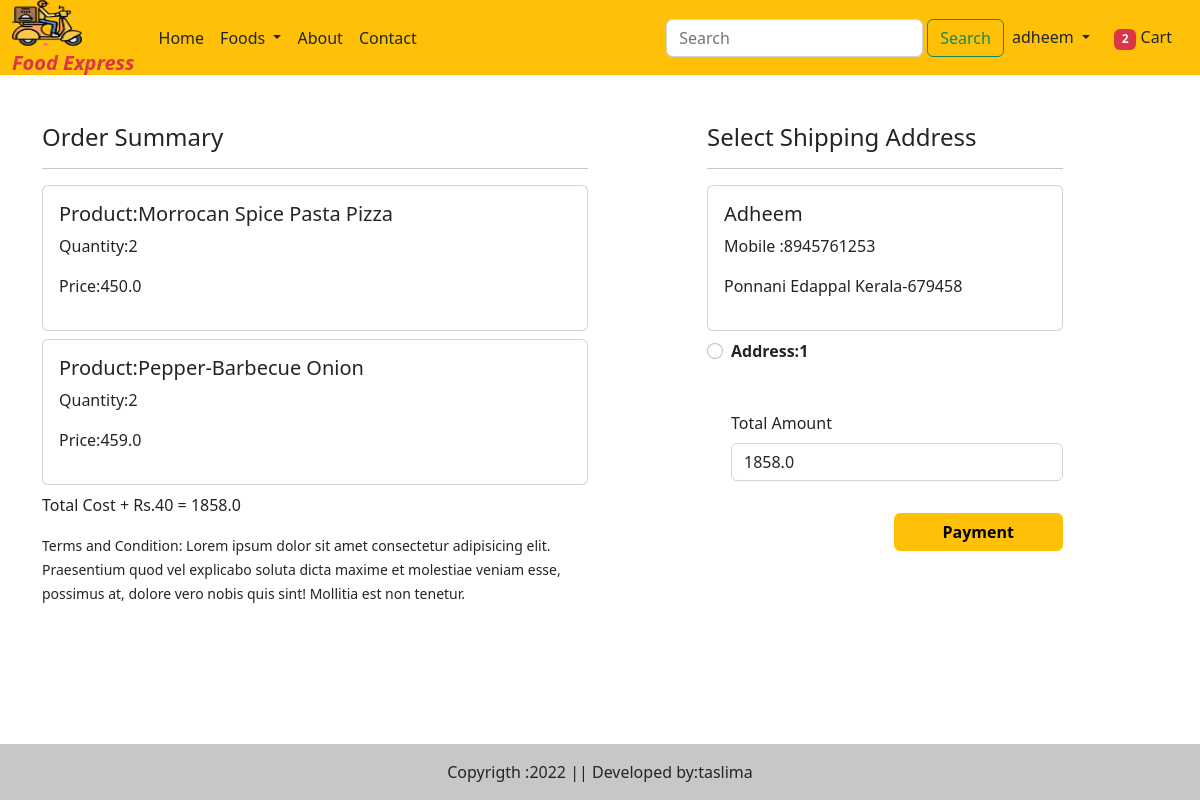
The app's page /checkout/ (signed in) with its own data.
### myapp/models.py (models this page shows, shortened)
class Cart(models.Model):
    user=models.ForeignKey(User,on_delete=models.CASCADE)
    product=models.ForeignKey(Food,on_delete=models.CASCADE)
    product_qty=models.IntegerField(null=False,blank=False,default=1)

class Food(models.Model):
    CATEGORY_CHOICES=(
        ('bi','Biriyani'),
        ('pz','Pizza'),
        ('br','Burger'),
        ('sh','Shawarma'),
        ('ch','Chicken'),
        ('pr','Paratha'),
        ('sw','Sandwich'),
        ('ds','Dosa'),
        ('fr','Fried Rice'),
        ('nd','Noodles'),
        ('md','Mandhi'),
    )
    name=models.CharField(max_length=50)
    category=models.CharField(choices=CATEGORY_CHOICES,max_length=2)
    description=models.TextField()
    active=models.BooleanField()
    price=models.FloatField()
    discount_price=models.FloatField()
    is_veg=models.BooleanField()
    food_image=models.ImageField(upload_to='Dishes')

class Customer(models.Model):
    STATE_CHOICES=(("Select State","Select State"),
        ("Andhra Pradesh","Andhra Pradesh"),
                       ("Arunachal Pradesh ","Arunachal Pradesh "),
                       ("Assam","Assam"),
                       ("Bihar","Bihar"),
                       ("Chhattisgarh","Chhattisgarh"),
                       ("Goa","Goa"),
                        ("Gujarat","Gujarat"),
                       ("Haryana","Haryana"),
                       ("Himachal Pradesh","Himachal Pradesh"),
                       ("Jammu and Kashmir ","Jammu and Kashmir "),
                       ("Jharkhand","Jharkhand"),
                       ("Karnataka","Karnataka"),
                       ("Kerala","Kerala"),
                       ("Madhya Pradesh","Madhya Pradesh"),
                       ("Maharashtra","Maharashtra"),
                       ("Manipur","Manipur"),
                       ("Meghalaya","Meghalaya"),
                       ("Mizoram","Mizoram"),
                       ("Nagaland","Nagaland"),
                       ("Odisha","Odisha"),
                       ("Punjab","Punjab"),
                       ("Rajasthan","Rajasthan"),
                       ("Sikkim","Sikkim"),
                       ("Tamil Nadu","Tamil Nadu"),
                       ("Telangana","Telangana"),
                       ("Tripura","Tripura"),
                       ("Uttar Pradesh","Uttar Pradesh"),
                       ("Uttarakhand","Uttarakhand"),
                       ("West Bengal","West Bengal"),
                       ("Andaman and Nicobar Islands","Andaman and Nicobar Islands"),
                       ("Chandigarh","Chandigarh"),
                       ("Dadra and Nagar Haveli","Dadra and Nagar Haveli"),
                       ("Daman and Diu","Daman and Diu"),
                       ("Lakshadweep","Lakshadweep"),
                       ("National Capital Territory of Delhi","National Capital Territory of Delhi"),
                       ("Puducherry","Puducherry"))
    user=models.ForeignKey(User, on_delete=models.CASCADE)
    name=models.CharField(max_length=200)
    locality=models.CharField(max_length=200)
    city=models.CharField(max_length=50)
    mobile=models.CharField(max_length=10)
    pincode=models.CharField(max_length=6)
    state=models.CharField(choices=STATE_CHOICES,max_length=100,default="Select state")

### myapp/views.py (the view, shortened to what this page needs)
# urls.py: path('checkout/',views.checkout.as_view(),name='checkout'),
class checkout(View):
    def get(self,request):
        user=request.user
        add=Customer.objects.filter(user=user)
        cart_items=Cart.objects.filter(user=user)
        order_placed=OrderPlaced.objects.filter(user=request.user)
        famount=0
        for p in cart_items:
            value = p.product_qty * p.product.discount_price
            famount=famount+value
        totalamount=famount+40
        razoramount=int(totalamount*100)
        client = razorpay.Client(auth=(settings.RAZOR_KEY_ID,settings.RAZOR_KEY_SECRET))
        data = { "amount": razoramount, "currency": "INR", "receipt": "order_rcptid_12" }
        payment_response = client.order.create(data=data)
        print(payment_response)
        order_id=payment_response['id']
        order_status=payment_response['status']
        if request.user.is_authenticated:
            totalitem=len(Cart.objects.filter(user=request.user))
        return render(request,"checkout.html",locals())

### myapp/templates/checkout.html (shortened to what this page needs)
{% extends 'base.html' %}
{% load static %}
{% block main-content %}
<div class="container">
    <div class="row mt-5">
        <div class="col-sm-6">
            <h4>Order Summary</h4>
            <hr>
            {% for item in cart_items %}
            <div class="card mb-2">
                <div class="card-body">
                    <h5>Product:{{item.product.name}}</h5>
                    <p>Quantity:{{item.product_qty}}</p>
                    <p class="fw-blod">Price:{{item.product.discount_price}}</p>
                </div>
            </div>
            {% endfor %}
            <p class="fw-blod">Total Cost + Rs.40 = {{totalamount}}</p>
            <small>Terms and Condition: Lorem ipsum dolor sit amet consectetur adipisicing elit. Praesentium quod vel explicabo soluta dicta maxime et molestiae veniam esse, possimus at, dolore vero nobis quis sint! Mollitia est non tenetur.</small>
        </div>
        <div class="col-sm-4 offset-sm-1">
            <h4>Select Shipping Address</h4>
            <hr>
            <form method="post" id="myform">
                {% for ad in add %}
                <div class="card">
                    <div class="card-body">
                        <h5>{{ad.name}}</h5>
                        <p>Mobile :{{ad.mobile}}</p>
                        <p>{{ad.locality}} {{ad.city}} {{ad.state}}-{{ad.pincode}}</p>
                    </div>
                </div>
                <div class="form-check mt-2 mb-5">
                    <input type="radio" class="form-check-input" name="custid" id="custadd{{forloop.counter}}" value="{{ad.id}}"/>
                <label class=" fw-bold" for="custadd{{forloop.counter}}">Address:{{forloop.counter}}</label>
                </div>
                {% endfor %}
                <div class="form-check mb-3">
                    <label for="totalamount" class="form-label">Total Amount</label>
                    <input type="number" class="form-control" name="totalamount" value="{{totalamount}}" readonly>
                </div>
                <div class="text-end">
                    <button id="rzp-button1" type="submit" class="btn btn-warning mt-3 px-5 fw-bold">Payment</button>
                </div>
            </form>
        </div>
    </div>
</div>
{% endblock main-content %}

### myapp/templates/base.html (shortened to what this page needs)
<!DOCTYPE html>
{% load static %}
<html lang="en">
<head>
    <link href="https://cdn.jsdelivr.net/npm/bootstrap@5.2.3/dist/css/bootstrap.min.css" rel="stylesheet">
</head>
<body>
    <nav class="navbar navbar-expand-lg bg-warning ">
        <div class="container-fluid">
          <a class="navbar-brand" href="#">
            <img src="{% static '/images/logo.png' %}" width="70" height="50"><br>
           <span class="text-danger lh-1 fs-8 text fst-italic fw-bold" > Food Express</span>
          </a>
          <div class="collapse navbar-collapse" id="navbarSupportedContent">
            <ul class="navbar-nav me-auto mb-2 mb-lg-0">
              <li class="nav-item">
                <a class="nav-link text-dark active" aria-current="page" href="/">Home</a>
              </li>
              <li class="nav-item dropdown">
                <a class="nav-link dropdown-toggle text-dark" href="#" role="button" data-bs-toggle="dropdown" aria-expanded="false">
               Foods
                </a>
              </li>
              <li class="nav-item">
                <a class="nav-link text-dark" href="{% url 'about' %}">About</a>
              </li>
              <li class="nav-item">
                <a class="nav-link text-dark" href="{% url 'contact' %}">Contact</a>
              </li>
            </ul>
            <form class="d-flex" role="search" action="/search">
              <input class="form-control me-1" type="search" placeholder="Search" aria-label="Search" name="search">
              <button class="btn btn-outline-success" type="submit">Search</button>
            </form>
          </div>
          <ul class="navbar-nav me-auto mb-2 mb-lg-0">
            {% if request.user.is_authenticated %}
            <li class="nav-item dropdown">
              <a class="nav-link dropdown-toggle text-dark" id="profileDropdown" href="#" role="button" data-bs-toggle="dropdown" aria-expanded="false">
          {{request.user}}
              </a>
            </li> </li>
            <li class="nav-item mx-2">
              <a href="{% url 'cart'  %}" class="nav-link text-dark">
                <span class="badge bg-danger">
                {% if totalitem > 0 %}
                {{totalitem}}
                {% endif %}</span>
                Cart</a>
          {% endif %}
          </ul>
        </div>
      </nav>
 {% block main-content %}{% endblock main-content %}
 <br>
 <br>
 <footer  class="bg-light text-center text-lg-start fixed-bottom" >
  <div class="text-center p-3" style="background-color: rgba(0, 0, 0, 0.2);">
    Copyrigth :2022 || Developed by:taslima
  </div>
 </footer>
</body>
</html>

### myapp/templates/base.html (style rules this page uses)
.bg-warning { height: 75px; }

### records on screen
Cart: product.name "Morrocan Spice Pasta Pizza", product_qty "2", product.discount_price "450.0"
Cart: product.name "Pepper-Barbecue Onion", product_qty "2", product.discount_price "459.0"
Customer: name "Adheem", mobile "8945761253", locality "Ponnani", city "Edappal", state "Kerala", pincode "679458"

### other values on screen
{{ request.user }} "adheem"
{{ totalitem }} "2"
{{ totalamount }} "1858.0"
